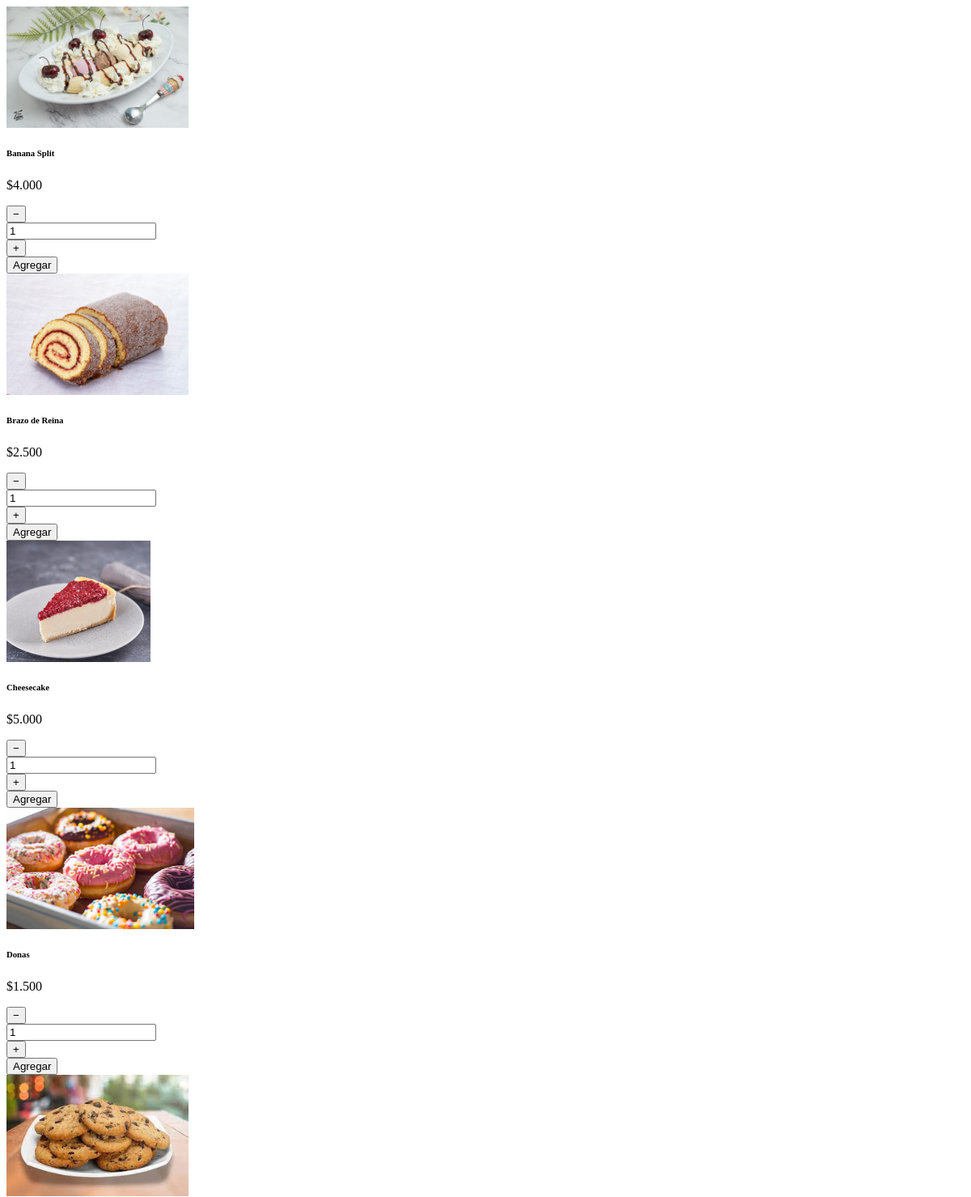
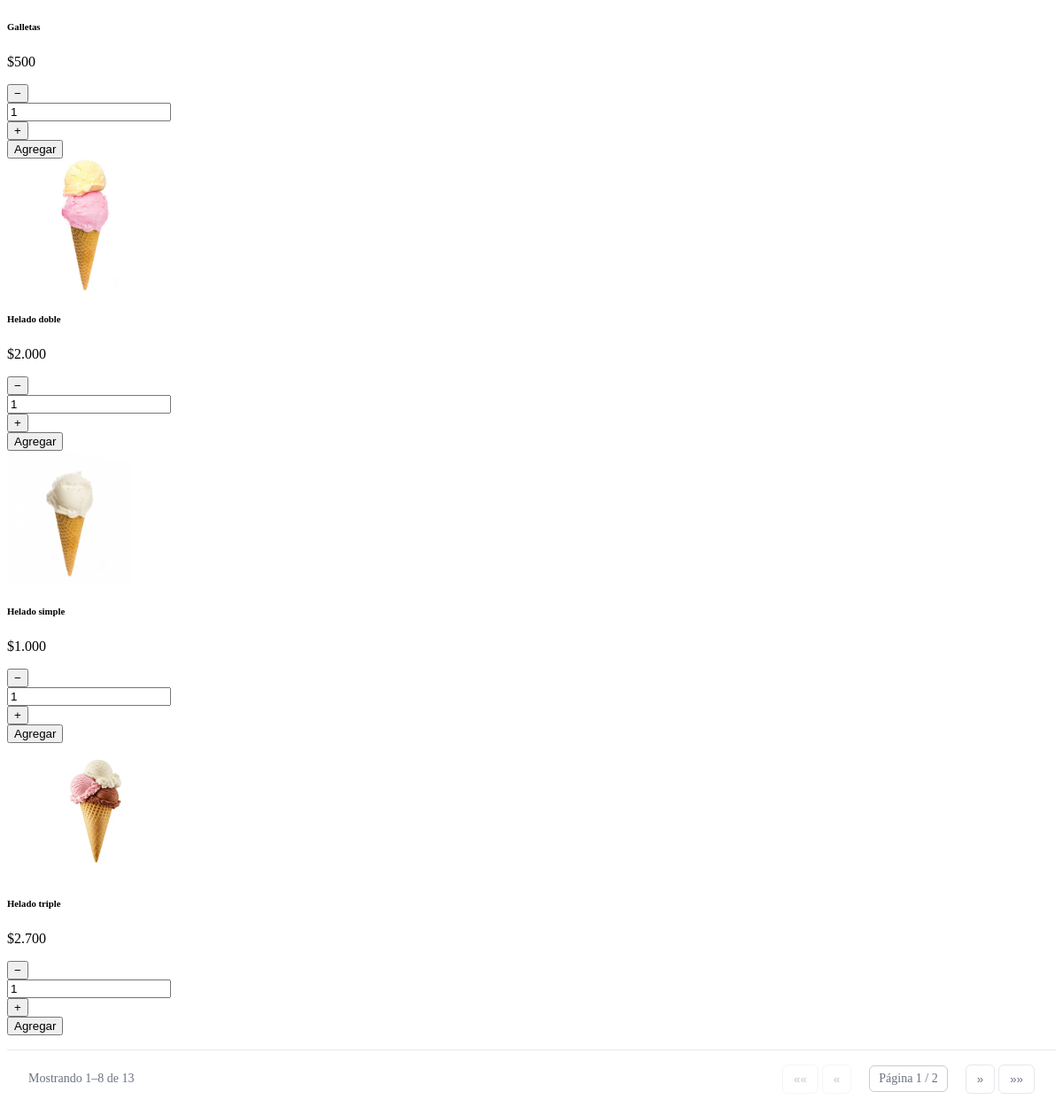
Page /heladeria/pos/ajax/ (signed in) on the committed database (2 pictures, top to bottom).
### heladeria/models.py (models this page shows, shortened)
class BaseModel(models.Model):
    STATE_CHOICES = [
        ("ACTIVE", "Active"),
        ("INACTIVE", "Inactive"),
    ]
    state = models.CharField(max_length=10, choices=STATE_CHOICES, default="ACTIVE")
    created_at = models.DateTimeField(auto_now_add=True)
    updated_at = models.DateTimeField(auto_now=True)
    deleted_at = models.DateTimeField(null=True, blank=True)
    class Meta:
        abstract = True

class Producto(BaseModel):
    nombre = models.CharField(max_length=100)
    descripcion = models.TextField(blank=True, null=True)
    precio = models.DecimalField(max_digits=10, decimal_places=0)
    precio_compra = models.DecimalField(max_digits=10, decimal_places=0, default=0)
    stock = models.PositiveIntegerField(default=0)
    imagen = models.ImageField(upload_to='productos/', blank=True, null=True)
    categoria = models.ForeignKey(
        Categoria,
        on_delete=models.SET_NULL,
        null=True,
        blank=True,
        related_name='productos'
    )
    class Meta:
        db_table = 'devices_producto'

### heladeria/views.py (the view)
# urls.py: path('pos/ajax/', views.pos_ajax, name='pos_ajax'),
@login_required
def pos_ajax(request):
    q = (request.GET.get("q") or "").strip()
    per_page = request.GET.get("per_page", 8)
    page = request.GET.get("page", 1)
    try:
        per_page = int(per_page)
    except ValueError:
        per_page = 8
    productos_qs = Producto.objects.filter(state="ACTIVE").order_by("nombre")
    if q:
        productos_qs = productos_qs.filter(nombre__icontains=q)
    paginator = Paginator(productos_qs, per_page)
    try:
        page_obj = paginator.page(page)
    except (PageNotAnInteger, EmptyPage):
        page_obj = paginator.page(1)
    context = {
        "productos": page_obj.object_list,
        "page_obj": page_obj,
        "query": q,
        "per_page": per_page,
    }
    html = render_to_string("heladeria/_pos_parcial.html", context, request=request)
    return HttpResponse(html)

### heladeria/templatetags/formatos.py (called while the page is built)
@register.filter
def precio_cl(value):
    try:
        value = int(float(value))
        return f"{value:,}".replace(",", ".")
    except:
        return value

### heladeria/templates/heladeria/_pos_parcial.html
{% load static %}
{% load formatos %}
{% block extra_css %}
<link rel="stylesheet" href="{% static 'heladeria/css/pos_home.css' %}">
{% endblock %}
<div class="row g-4">
  {% for producto in productos %}
  <div class="col-6 col-sm-4 col-md-3">
    <div class="card shadow-sm border-0 h-100">
      {% if producto.imagen %}
        <img src="{{ producto.imagen.url }}" class="card-img-top" alt="{{ producto.nombre|escape }}" style="height:150px; object-fit:cover;">
      {% else %}
        <div class="bg-secondary d-flex align-items-center justify-content-center" style="height:150px;">
          <span class="text-white">Sin imagen</span>
        </div>
      {% endif %}
      <div class="card-body d-flex flex-column">
        <h6 class="card-title mb-1 text-truncate" title="{{ producto.nombre|escape }}">
          {{ producto.nombre }}
        </h6>
        <p class="mb-2 text-primary fw-bold">${{ producto.precio|precio_cl }}</p>
        <div class="d-flex justify-content-center align-items-center mb-2">
          <div class="input-group input-group-sm" style="width:120px;">
            <button class="btn btn-outline-secondary btn-decr" type="button" data-target="#cantidad-{{ producto.id }}">−</button>
            <input id="cantidad-{{ producto.id }}"
              type="text"
              class="form-control text-center cantidad-input"
              value="1"
              inputmode="numeric"
              pattern="[0-9]*"
              maxlength="2">
            <button class="btn btn-outline-secondary btn-incr" type="button" data-target="#cantidad-{{ producto.id }}">+</button>
          </div>
        </div>
        <button
          type="button"
          class="btn btn-success btn-sm mt-auto add-btn"
          data-id="{{ producto.id }}"
          data-name="{{ producto.nombre|escape }}"
          data-price="{{ producto.precio|precio_cl }}">
          Agregar
        </button>
      </div>
    </div>
  </div>
  {% empty %}
    <p class="text-muted">No se encontraron productos.</p>
  {% endfor %}
</div>
{% if page_obj.has_other_pages %}
<div class="table-footer"
     style="display:flex; justify-content:space-between; align-items:center; gap:1rem; margin-top:1rem;">
    <div class="results-per-page">
        <span>Mostrando {{ page_obj.start_index }}–{{ page_obj.end_index }} de {{ page_obj.paginator.count }}</span>
    </div>
    <div class="pagination" style="display:flex; gap:4px; align-items:center;">
        <button class="pagination-btn"
                {% if page_obj.has_previous %}
                    data-page="1"
                {% else %} disabled {% endif %}>
            ««
        </button>
        <button class="pagination-btn"
                {% if page_obj.has_previous %}
                    data-page="{{ page_obj.previous_page_number }}"
                {% else %} disabled {% endif %}>
            «
        </button>
        <span class="pagination-info"
              style="padding:6px 10px; border:1px solid #ccc; border-radius:6px;">
            Página {{ page_obj.number }} / {{ page_obj.paginator.num_pages }}
        </span>
        <button class="pagination-btn"
                {% if page_obj.has_next %}
                    data-page="{{ page_obj.next_page_number }}"
                {% else %} disabled {% endif %}>
            »
        </button>
        <button class="pagination-btn"
                {% if page_obj.has_next %}
                    data-page="{{ page_obj.paginator.num_pages }}"
                {% else %} disabled {% endif %}>
            »»
        </button>
    </div>
</div>
{% endif %}

### heladeria/static/heladeria/css/pos_home.css (style rules this page uses)
.table-footer { display: flex; justify-content: space-between; align-items: center; padding: 1rem 1.5rem; border-top: 1px solid var(--border-light); background: white; }
.results-per-page { display: flex; align-items: center; gap: 0.5rem; color: var(--text-gray); font-size: 0.875rem; }
.pagination { display: flex; gap: 0.5rem; align-items: center; }
.pagination-info { color: var(--text-gray); font-size: 0.875rem; margin: 0 1rem; }
.pagination-btn { padding: 0.5rem 0.75rem; background: white !important; border: 1px solid var(--border-light) !important; border-radius: 6px; color: var(--text-gray); cursor: pointer; transition: all 0.2s; }
.pagination-btn:disabled { opacity: 0.4; cursor: not-allowed; }

### rows in the picture
Producto: imagen (picture), nombre "Banana Split", precio|precio_cl "4.000"
Producto: imagen (picture), nombre "Brazo de Reina", precio|precio_cl "2.500"
Producto: imagen (picture), nombre "Cheesecake", precio|precio_cl "5.000"
Producto: imagen (picture), nombre "Donas", precio|precio_cl "1.500"
Producto: imagen (picture), nombre "Galletas", precio|precio_cl "500"
Producto: imagen (picture), nombre "Helado doble", precio|precio_cl "2.000"
Producto: imagen (picture), nombre "Helado simple", precio|precio_cl "1.000", id "1"
Producto: imagen (picture), nombre "Helado triple", precio|precio_cl "2.700"

### other values in the picture
{{ page_obj.start_index }} "1"
{{ page_obj.end_index }} "8"
{{ page_obj.paginator.count }} "13"
{{ page_obj.number }} "1"
{{ page_obj.paginator.num_pages }} "2"
